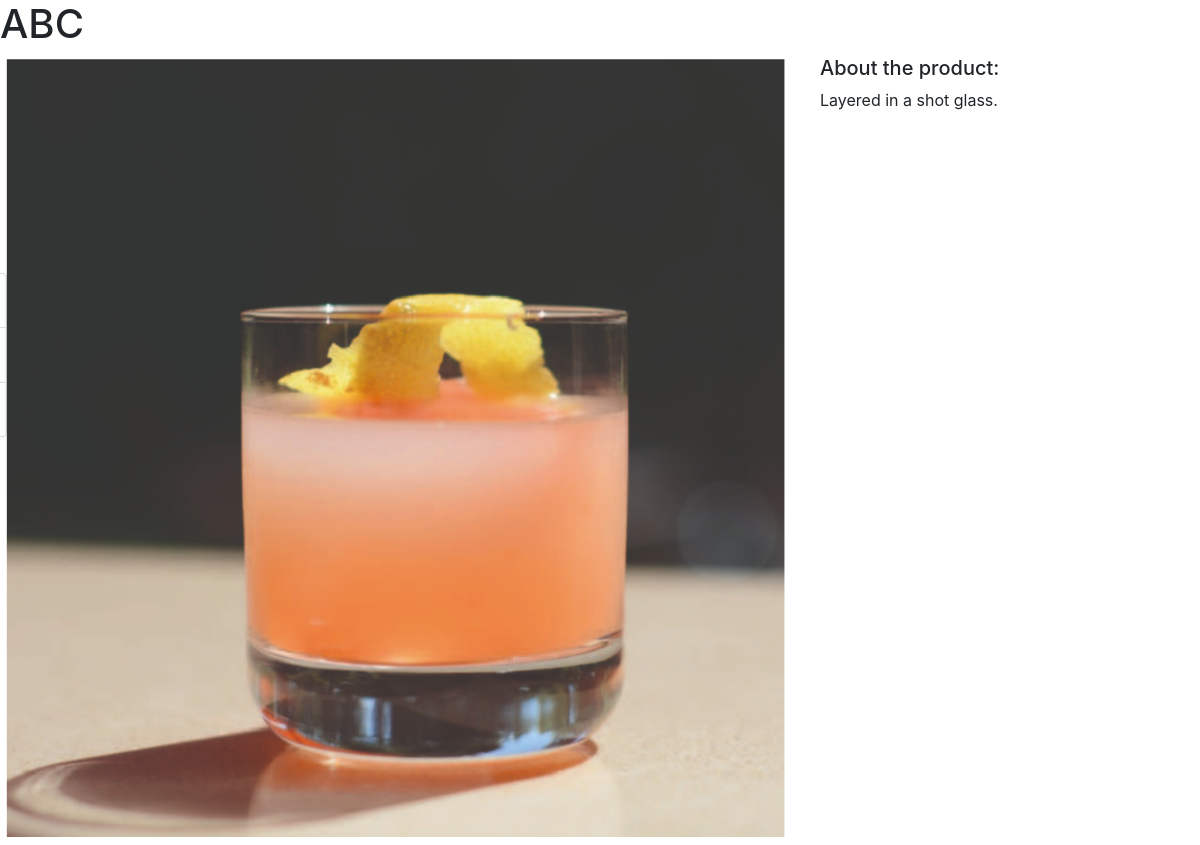
The page /products/1/ on the database its author committed.
### products/models.py (models this page shows)
class Product(models.Model):
    title = models.CharField(max_length=100)
    description = models.TextField()
    image = models.FilePathField(path="/img")

### products/views.py (the view)
# urls.py: path("<int:pk>/", views.product_detail, name="product_detail"),
def product_detail(request, pk):
    product = Product.objects.get(pk=pk)
    context = {
        'product': product
    }
    return render(request, 'product_detail.html', context)

### products/templates/product_detail.html (shortened to what this page needs)
<!DOCTYPE html>
<html lang="en">
<head>
</head>
<body>
    {% extends "base.html" %}
    {% load static %}
    {% block page_content %}
    <h1>{{ product.title }}</h1>
    <div class="row">
        <div class="col-md-8">
            <img src="{% static product.image %}" alt="" width="100%">
        </div>
        <div class="col-md-4">
            <h5>About the product:</h5>
            <p>{{ product.description }}</p>
            <br>
        </div>
    </div>
    {% endblock %}

### rows shown on the page
Product: title "ABC", image (picture), description "Layered in a shot glass."
